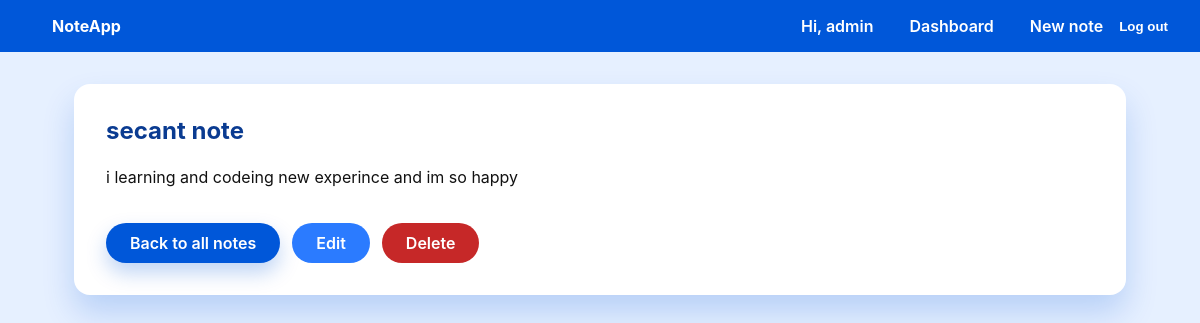
Screenshot of /note/2/ (signed in) with the database file from the repository.
### notes/models.py (models this page shows, shortened)
class Note(models.Model):
    User=models.ForeignKey(User,on_delete=models.CASCADE,related_name='notes')
    title = models.CharField(max_length=50)
    content = models.TextField(blank=True)
    created_at = models.DateTimeField(auto_now_add=True)
    updated_at = models.DateTimeField(auto_now=True)
    class Meta:
        ordering = ["-updated_at"]

### notes/views.py (the view)
# urls.py: path("note/<int:pk>/", detail_data, name="detail"),
@login_required
def detail_data(request, pk):
    note = get_object_or_404(Note, pk=pk, User=request.user)
    return render(request, "notes/detail.html", {"note": note})

### notes/templates/notes/detail.html (shortened to what this page needs)
{% extends "base.html" %}
{% block content %}
<section class="panel">
    <h1>{{ note.title }}</h1>
    <p>{{ note.content }}</p>
    <div class="actions">
        <a class="btn btn-primary" href="{% url 'notes:read' %}">Back to all notes</a>
        <a class="btn btn-secondary" href="{% url 'notes:update' note.pk %}">Edit</a>
        <a class="btn btn-danger" href="{% url 'notes:delete' note.pk %}">Delete</a>
    </div>
</section>
{% endblock %}

### notes/templates/base.html (shortened to what this page needs)
<!DOCTYPE html>
<html lang="en">
<head>
</head>
<body>
    <nav>
        <a href="{% url 'notes:read' %}"><strong>NoteApp</strong></a>
        <div class="nav-links">
            {% if user.is_authenticated %}
            <span>Hi, {{ user.get_username }}</span>
            <a href="{% url 'notes:read' %}">Dashboard</a>
            <a href="{% url 'notes:create' %}">New note</a>
            <form class="logout-form" method="post" action="{% url 'logout' %}">
                <button class="btn-link" type="submit">Log out</button>
            </form>
            {% else %}
            <a href="{% url 'login' %}">Log in</a>
            {% endif %}
        </div>
    </nav>
    <div class="main-container">
        {% block content %}{% endblock %}
    </div>
</body>
</html>

### rows the page displays
Note: title "secant note", content "i learning and codeing new experince and im so happy"

### other values shown
{{ user.get_username }} "admin"
